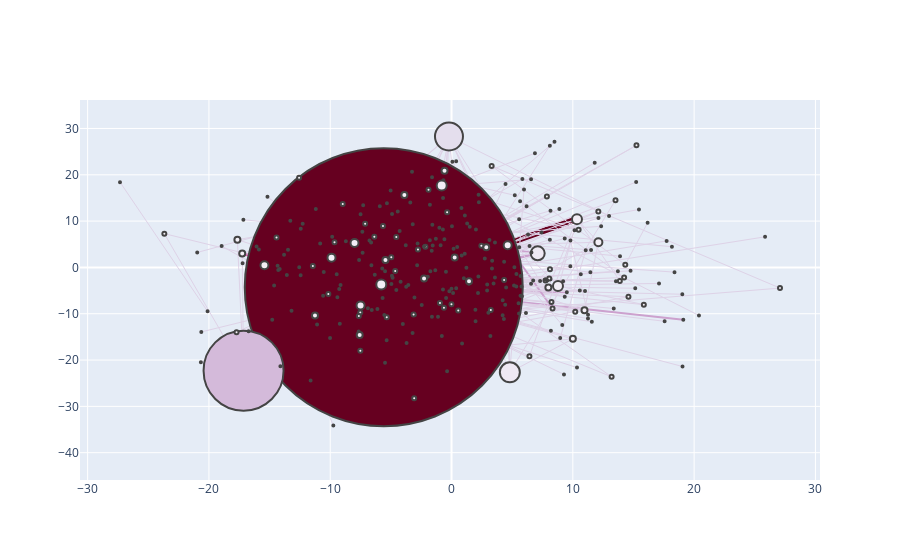

This figure's notebook cell:
### Code cell
configure_plotly_browser_state()
plotNetworkSizeColor(AOGraph,pageRank)
